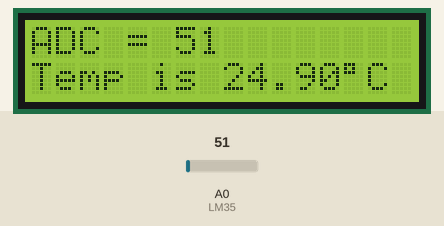
The sketch below on a simulated Arduino Uno, built with avr-gcc and run on an emulated ATmega328P. Parts: 16×2 character LCD. Inputs (shaded band) come from the test bench; at power-on: A0 (LM35) = 51. What the sketch prints to the serial monitor is not drawn.

Above: at 4.2 s.
4.3 s: A0 (LM35) set to 61
At 6.4 s:
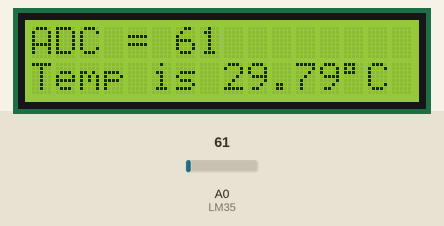
10.3 s: A0 (LM35) set to 71
At 11.5 s:
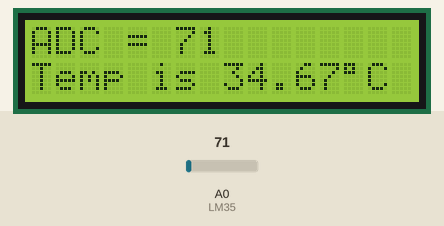
14.7 s: A0 (LM35) set to 86
At 16.5 s:
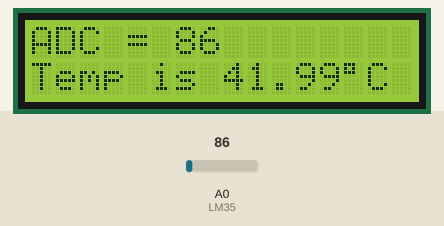
Timing chart, 0 to 18.0 s (numbered marks = the images above; inputs shaded):
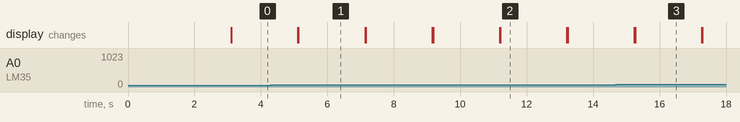

Measured:
- after the input at 4.3 s, the display: first differs from a run without the input after 0.83 s (image 1)
- after the input at 10.3 s, the display: first differs from a run without the input after 0.91 s (image 2)
- after the input at 14.7 s, the display: first differs from a run without the input after 0.56 s (image 3)
- what the display in image 1 shows lasts 2.0 s, from 5.1 s to 7.1 s

The sketch:

day03_Liquid_LM35.ino
```cpp
#define LM35 A0
#include <LiquidCrystal_I2C.h>

LiquidCrystal_I2C lcd(0x27, 16, 2);

void setup() {
  Serial.begin(9600);
  lcd.init();
  lcd.backlight();
  lcd.setCursor(0, 0);
  lcd.print(" Temp Monitor ");

  delay(3000);
  lcd.clear();
}

void loop() {
  int ADCValue = analogRead(LM35);
  Serial.println(ADCValue);
  String(ADCstr) = String(ADCValue);

  lcd.setCursor(0, 0);
  lcd.print("ADC = " + ADCstr);

  float TempValue = ((ADCValue * 5.0 * 100.0) / 1024.0);
  String(Tempstr) = String(TempValue);
  lcd.setCursor(0, 1);
  lcd.print("Temp is " + Tempstr + (char)0xDF + "C");

  delay(2000);
  lcd.clear();
}
```
